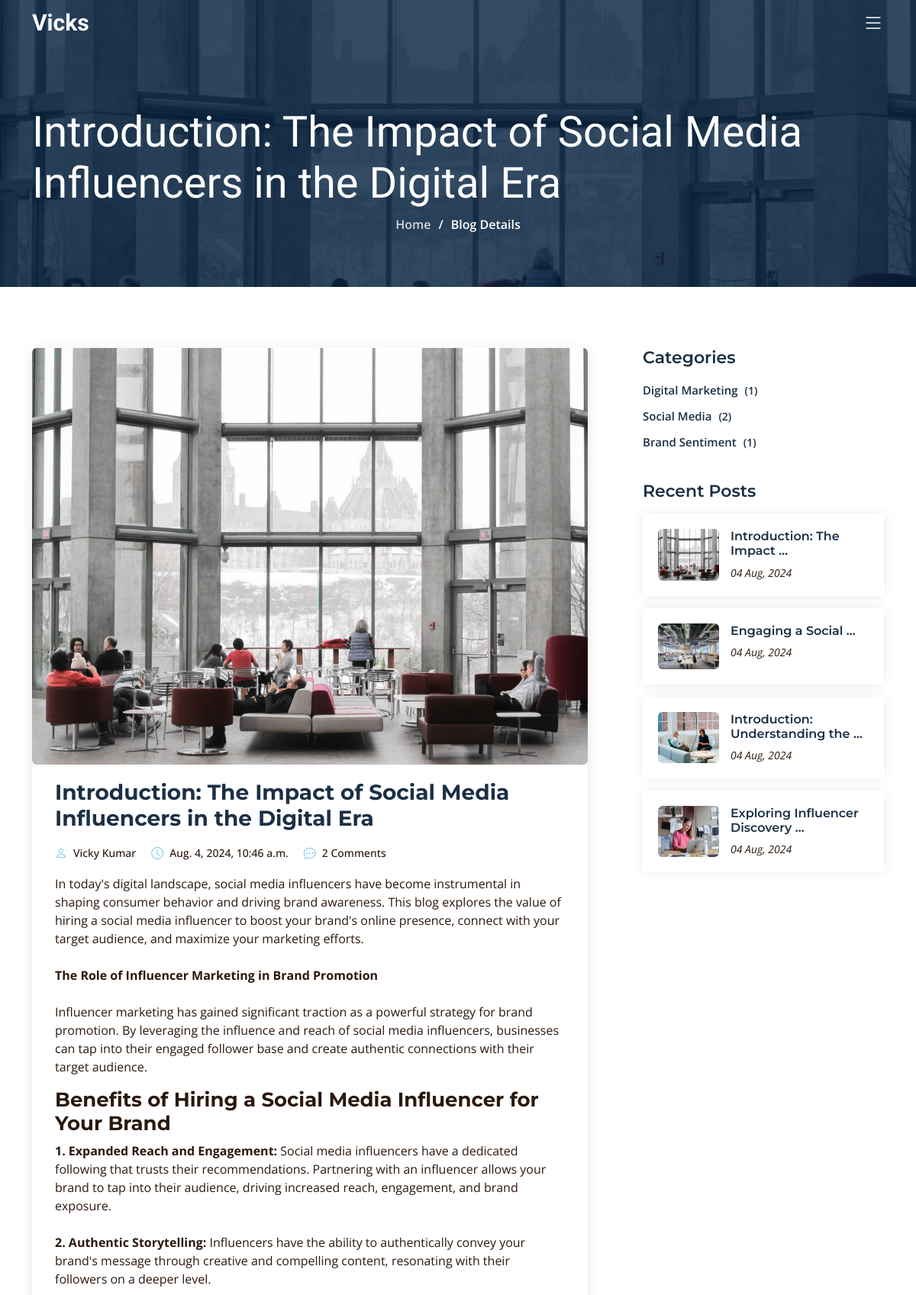
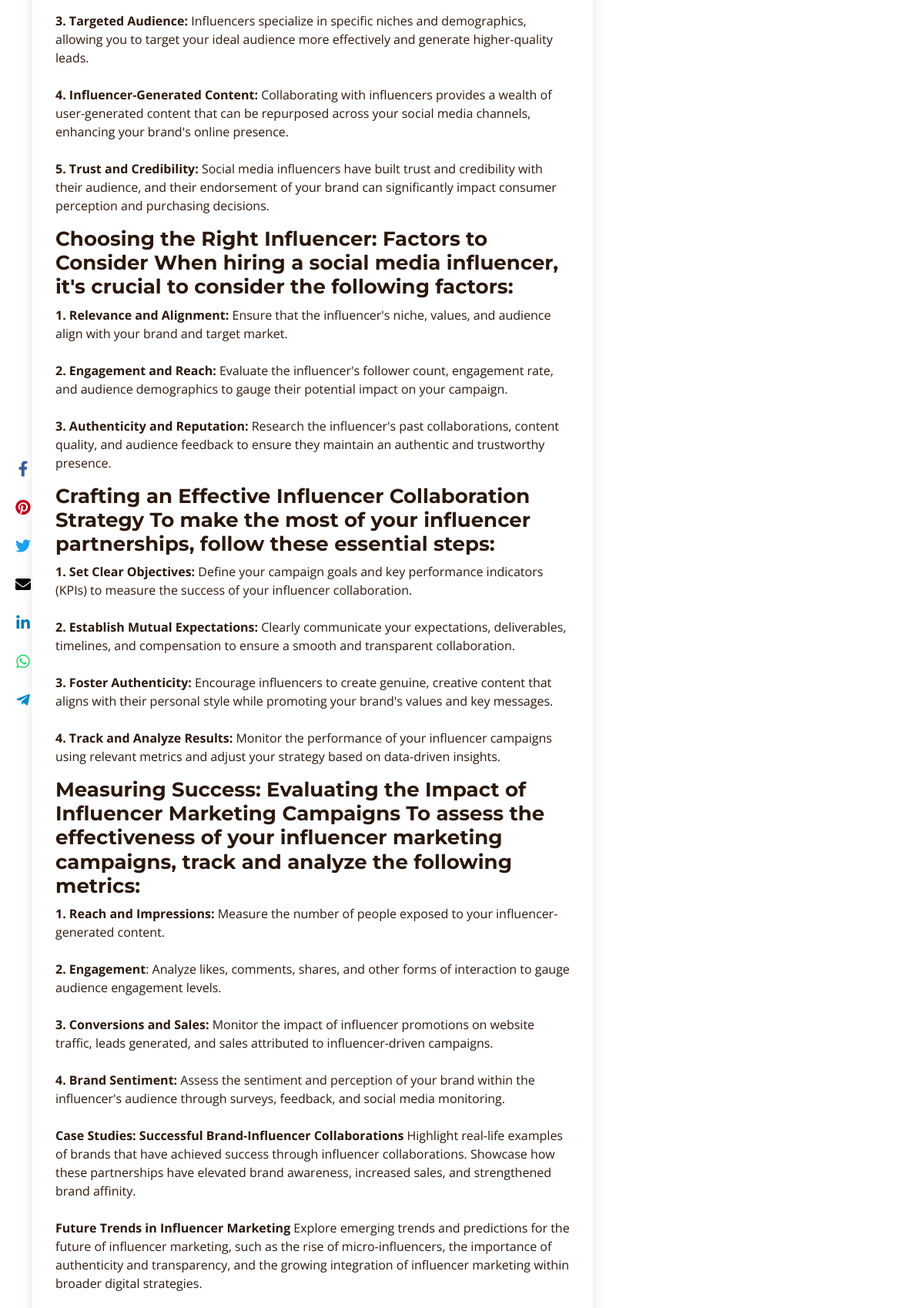
The app's page /blogs/introduction-the-impact-of-social-media-influencers-in-the-digital-era/ (upper part) with its own data (2 pictures, top to bottom).
### blog/models.py (models this page shows, shortened)
class Article(models.Model):
    meta_title = models.CharField(max_length=255)
    meta_description = models.TextField()
    meta_keywords = models.TextField()
    article_slug = models.SlugField(unique=True, max_length=255)
    author_name = models.CharField(max_length=255)
    article_title_h1 = models.CharField(max_length=255)
    category_name = models.ForeignKey('BlogCategory', on_delete=models.CASCADE)
    article_short_description = models.CharField(max_length=200)
    article_date = models.DateTimeField(default=timezone.now, blank=True, null=True)
    thoughts = models.TextField()
    description = RichTextField()
    image = models.ImageField(upload_to='article_images/')

class BlogCategory(models.Model):
    category_name = models.CharField(max_length=255)
    def article_count(self):
        return self.article_set.count()

### blog/views.py (the view)
# urls.py: path('blogs/<slug:article_slug>/', blog_views.blog_details, name='article_detail'),
def blog_details(request, article_slug):
    try:
        article = get_object_or_404(Article, article_slug=article_slug)
    except:
        return redirect('https://imvickykumar999.pythonanywhere.com/')
    recent_posts = Article.objects.all().order_by('-article_date')[:10]
    categories = BlogCategory.objects.all()
    footer = Footer.objects.first()
    comments = article.comments.filter(active=True)
    new_comment = None
    if request.method == 'POST':
        comment_form = CommentForm(data=request.POST)
        if comment_form.is_valid():
            new_comment = comment_form.save(commit=False)
            new_comment.article = article
            new_comment.save()
            return redirect('article_detail', article_slug=article_slug)
    else:
        comment_form = CommentForm()
    try:
        seo_meta = SEOmeta.objects.get(page_name='blog_details')
    except SEOmeta.DoesNotExist:
        seo_meta = None
    return render(request, 'blog-details.html', {
        'article': article,
        'recent_posts': recent_posts,
        'comments': comments,
        'categories': categories,
        'new_comment': new_comment,
        'comment_form': comment_form,
        'seo_meta': seo_meta,
        'footer': footer,
    })

### blog/templates/blog-details.html (shortened to what this page needs)
{% extends "base.html" %}
{% load static %}
{% block content %}
<div class="breadcrumbs d-flex align-items-center" style="background-image: url('{{ article.image.url }}');">
  <div class="container position-relative d-flex flex-column align-items-center">
    <h2>{{ article.article_title_h1 }}</h2>
    <ol>
      <li><a href="/">Home</a></li>
      <li>Blog Details</li>
    </ol>
  </div>
</div>
<section id="blog" class="blog">
  <div class="container" data-aos="fade-up">
    <div class="row g-5">
      <div class="col-lg-8" data-aos="fade-up" data-aos-delay="200">
        <article class="blog-details">
          <div class="post-img">
            <img src="{{ article.image.url }}" alt="{{ article.article_title_h1 }}" class="img-fluid rounded">
          </div>
          <h2 class="title">{{ article.article_title_h1 }}</h2>
          <div class="social-share-bar">
            <div class="social-icons">
                <a href="https://www.facebook.com/share.php?u={{ request.build_absolute_uri }}" target="_blank" class="facebook" aria-label="Share on Facebook">
                    <i class="fab fa-facebook-f"></i>
                </a>
                <a href="https://www.pinterest.com/pin/create/button/?url={{ request.build_absolute_uri }}" target="_blank" class="pinterest" aria-label="Share on Pinterest">
                    <i class="fab fa-pinterest"></i>
                </a>
                <a href="https://twitter.com/intent/tweet?url={{ request.build_absolute_uri }}" target="_blank" class="twitter" aria-label="Share on Twitter">
                    <i class="fab fa-twitter"></i>
                </a>
                <a href="mailto:?subject=Check this out&body={{ request.build_absolute_uri }}" target="_blank" class="email" aria-label="Share via Email">
                    <i class="fa fa-envelope"></i>
                </a>
                <a href="https://www.linkedin.com/sharing/share-offsite/?url={{ request.build_absolute_uri }}" target="_blank" class="linkedin" aria-label="Share on LinkedIn">
                    <i class="fab fa-linkedin-in"></i>
                </a>
                <a href="https://wa.me/?text={{ request.build_absolute_uri }}" target="_blank" class="whatsapp" aria-label="Share on WhatsApp">
                    <i class="fab fa-whatsapp"></i>
                </a>
                <a href="https://telegram.me/share/url?url={{ request.build_absolute_uri }}" target="_blank" class="telegram" aria-label="Share on Telegram">
                    <i class="fab fa-telegram-plane"></i>
                </a>
            </div>
        </div>
          <div class="meta-top">
            <ul>
              <li class="d-flex align-items-center"><i class="bi bi-person"></i> <a href="#">{{ article.author_name }}</a></li>
              <li class="d-flex align-items-center"><i class="bi bi-clock"></i> <a href="#"><time datetime="{{ article.article_date }}">{{ article.article_date }}</time></a></li>
              <li class="d-flex align-items-center"><i class="bi bi-chat-dots"></i> <a href="#">{{ comments.count }} Comments</a></li>
            </ul>
          </div>
          <div class="content">
            {{ article.description|safe }}
          </div>
          <br><br>
          {% for detail in article.articledetails_set.all %}
          <br><br>
          {% endfor %}
        </article>
      </div>
      <div class="col-lg-4" data-aos="fade-up" data-aos-delay="400">
        <div class="sidebar ps-lg-4">
          <div class="sidebar-item categories">
              <h3 class="sidebar-title">Categories</h3>
              <ul class="mt-3">
                  {% for category in categories %}
                      {% if category.article_count %}
                        <li><a href="/category/{{ category.category_name }}/">{{ category.category_name }} <span>({{ category.article_count }})</span></a></li>
                      {% endif %}
                  {% endfor %}
              </ul>
          </div>
          <div class="sidebar-item recent-posts">
            <h3 class="sidebar-title">Recent Posts</h3>
            <div class="mt-3">
              {% for recent_post in recent_posts %}
              <div class="post-item mt-3">
                <img src="{{ recent_post.image.url }}" alt="" class="flex-shrink-0">
                <div>
                  <h4><a href="{% url 'article_detail' recent_post.article_slug %}">{{ recent_post.article_title_h1|truncatewords:3 }}</a></h4>
                  <time datetime="{{ recent_post.article_date }}">{{ recent_post.article_date|date:"d M, Y" }}</time>
                </div>
              </div>
              {% endfor %}
            </div>
          </div>
        </div>
      </div>
    </div>
  </div>
</section>
{% endblock %}

### blog/static/assets/css/main.css (style rules this page uses)
:root { --font-default: "Open Sans", system-ui, -apple-system, "Segoe UI", Roboto, "Helvetica Neue", Arial, "Noto Sans", "Liberation Sans", sans-serif, "Apple Color Emoji", "Segoe UI Emoji", "Segoe UI Symbol", "Noto Color Emoji"; --font-primary: "Montserrat", sans-serif; --font-secondary: "Raleway", sans-serif; }
:root { --color-default: #2b180d; --color-primary: #04203f; --color-secondary: #1b2f45; }
:root { scroll-behavior: smooth; }
body { font-family: var(--font-default); color: var(--color-default); }
a { color: var(--color-primary); text-decoration: none; transition: 0.3s; }
h1, h2, h3, h4, h5, h6 { font-family: var(--font-primary); font-weight: bold; }
h2 { font-size: 26px; }
h3 { font-size: 24px; }
h4 { font-size: 20px; }
section { overflow: hidden; padding: 80px 0; }
.breadcrumbs { padding: 140px 0 60px 0; min-height: 30vh; position: relative; background-size: cover; background-position: center; background-repeat: no-repeat; }
.breadcrumbs:before { content: ""; background-color: rgb(0 29 61 / 80%); position: absolute; inset: 0; }
.breadcrumbs h2 { font-size: 56px; font-weight: 500; color: #fff; font-family: var(--font-secondary); }
.breadcrumbs ol { display: flex; flex-wrap: wrap; list-style: none; padding: 0 0 10px 0; margin: 0; font-size: 16px; font-weight: 600; color: var(--color-primary); }
.breadcrumbs ol a { color: rgba(255, 255, 255, 0.8); transition: 0.3s; }
.breadcrumbs ol li+li { padding-left: 10px; color: #fff; }
.breadcrumbs ol li+li::before { display: inline-block; padding-right: 10px; color: #fff; content: "/"; }
.blog .blog-details { box-shadow: 0 4px 16px rgba(0, 0, 0, 0.1); padding: 30px; }
.blog .blog-details .post-img { margin: -30px -30px 20px -30px; overflow: hidden; }
.blog .blog-details .title { font-size: 28px; font-weight: 700; padding: 0; margin: 20px 0 0 0; color: var(--color-secondary); }
.blog .blog-details .content { margin-top: 20px; }
.blog .blog-details .meta-top { margin-top: 20px; color: var(--color-gray); }
.blog .blog-details .meta-top ul { display: flex; flex-wrap: wrap; list-style: none; align-items: center; padding: 0; margin: 0; }
.blog .blog-details .meta-top ul li+li { padding-left: 20px; }
.blog .blog-details .meta-top i { font-size: 16px; margin-right: 8px; line-height: 0; color: rgba(86, 184, 230, 0.8); }
.blog .blog-details .meta-top a { color: var(--color-gray); font-size: 14px; display: inline-block; line-height: 1; font-weight: 500; }
.blog .sidebar .sidebar-title { font-size: 22px; font-weight: 600; padding: 0; margin: 0; color: var(--color-secondary); }
.blog .sidebar .sidebar-item+.sidebar-item { margin-top: 40px; }
.blog .sidebar .categories ul { list-style: none; padding: 0; }
.blog .sidebar .categories ul li+li { padding-top: 10px; }
.blog .sidebar .categories ul a { color: var(--color-secondary); font-size: 15px; font-weight: 600; }
.blog .sidebar .categories ul a span { padding-left: 5px; color: rgba(var(--color-default-rgb), 0.4); font-size: 14px; }
.blog .sidebar .recent-posts .post-item { display: flex; box-shadow: 0px 0 15px rgba(0, 0, 0, 0.08); padding: 20px; }
.blog .sidebar .recent-posts .post-item+.post-item { margin-top: 15px; }
.blog .sidebar .recent-posts img { width: 80px; margin-right: 15px; border-radius: 6px; }
.blog .sidebar .recent-posts h4 { font-size: 16px; font-weight: 600; }
.blog .sidebar .recent-posts h4 a { color: var(--color-secondary); transition: 0.3s; }
.blog .sidebar .recent-posts time { display: block; font-style: italic; font-size: 14px; color: rgba(var(--color-default-rgb), 0.4); }

### blog/templates/base.html (style rules this page uses)
.social-share-bar { position: fixed; left: 10px; top: 30%; z-index: 1000; }
.social-icons { display: flex; flex-direction: column; align-items: center; }
.social-icons a { display: block; width: 40px; height: 40px; margin: 5px 0; background-color: transparent; color: #fff; text-align: center; line-height: 40px; transition: transform 0.3s ease; }
.social-icons a.facebook i { color: #3b5998; }
.social-icons a.pinterest i { color: #bd081c; }
.social-icons a.twitter i { color: #1da1f2; }
.social-icons a.email i { color: #000000; }
.social-icons a.linkedin i { color: #0077b5; }
.social-icons a.whatsapp i { color: #25d366; }
.social-icons a.telegram i { color: #0088cc; }
.social-icons i { font-size: 20px; vertical-align: middle; }

### records on screen
Article: image (picture), article_title_h1 "Introduction: The Impact of Social Media Influencers in the Digital Era", author_name "Vicky Kumar", article_date "Aug. 4, 2024, 10:46 a.m.", description "In today's digital landscape, social media influencers have become instrumental in shaping consumer behavior and driving brand awareness. This blog explores the value of hiring a social media influencer to boost your brand's online presence, connect with your target audience, and maximize your marketing efforts. The Role of Influencer Marketing in Brand Promotion Influencer marketing has gained significant traction as a powerful strategy for brand promotion. By leveraging the influence and reach of social media influencers, businesses can tap into their engaged follower base and create authentic connections with their target audience. Benefits of Hiring a Social Media Influencer for Your…", article_title_h1 "Introduction: The Impact …", article_date "04 Aug, 2024"
BlogCategory: category_name "Digital Marketing", article_count "1"
BlogCategory: category_name "Social Media", article_count "2"
BlogCategory: category_name "Brand Sentiment", article_count "1"
Article: image (picture), article_title_h1 "Engaging a Social …", article_date "04 Aug, 2024"
Article: image (picture), article_title_h1 "Introduction: Understanding the …", article_date "04 Aug, 2024"
Article: image (picture), article_title_h1 "Exploring Influencer Discovery …", article_date "04 Aug, 2024"

### other values on screen
{{ comments.count }} "2"
